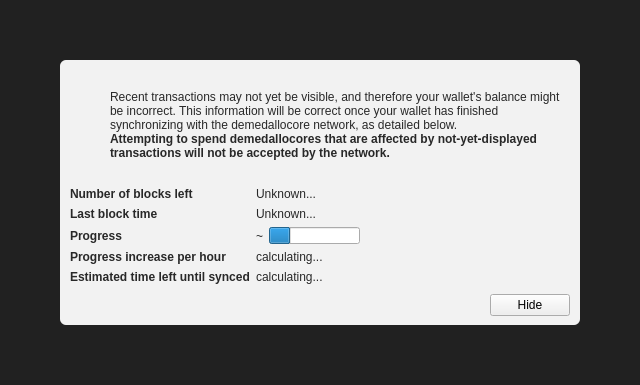
<?xml version="1.0" encoding="UTF-8"?>
<ui version="4.0">
 <class>ModalOverlay</class>
 <widget class="ModalOverlay" name="ModalOverlay">
  <property name="geometry">
   <rect>
    <x>0</x>
    <y>0</y>
    <width>640</width>
    <height>385</height>
   </rect>
  </property>
  <property name="windowTitle">
   <string>Form</string>
  </property>
  <layout class="QVBoxLayout" name="verticalLayout" stretch="0">
   <property name="sizeConstraint">
    <enum>QLayout::SetDefaultConstraint</enum>
   </property>
   <property name="leftMargin">
    <number>0</number>
   </property>
   <property name="topMargin">
    <number>0</number>
   </property>
   <property name="rightMargin">
    <number>0</number>
   </property>
   <property name="bottomMargin">
    <number>0</number>
   </property>
   <item>
    <widget class="QWidget" name="bgWidget" native="true">
     <property name="styleSheet">
      <string notr="true">#bgWidget { background: rgba(0,0,0,220); }</string>
     </property>
     <layout class="QVBoxLayout" name="verticalLayoutMain" stretch="1">
      <property name="leftMargin">
       <number>60</number>
      </property>
      <property name="topMargin">
       <number>60</number>
      </property>
      <property name="rightMargin">
       <number>60</number>
      </property>
      <property name="bottomMargin">
       <number>60</number>
      </property>
      <item>
       <widget class="QWidget" name="contentWidget" native="true">
        <property name="styleSheet">
         <string notr="true">#contentWidget { background: rgba(255,255,255,240); border-radius: 6px; }

QLabel { color: rgb(40,40,40);  }</string>
        </property>
        <layout class="QVBoxLayout" name="verticalLayoutSub" stretch="1,0,0,0">
         <property name="spacing">
          <number>0</number>
         </property>
         <property name="leftMargin">
          <number>10</number>
         </property>
         <property name="topMargin">
          <number>10</number>
         </property>
         <property name="rightMargin">
          <number>10</number>
         </property>
         <property name="bottomMargin">
          <number>10</number>
         </property>
         <item>
          <layout class="QHBoxLayout" name="horizontalLayoutIconText" stretch="0,1">
           <property name="topMargin">
            <number>20</number>
           </property>
           <item>
            <layout class="QVBoxLayout" name="verticalLayoutIcon">
             <property name="leftMargin">
              <number>0</number>
             </property>
             <item>
              <widget class="QPushButton" name="warningIcon">
               <property name="enabled">
                <bool>false</bool>
               </property>
               <property name="text">
                <string/>
               </property>
               <property name="icon">
                <iconset>
                 <normaloff>:/icons/warning</normaloff>
                 <disabledoff>:/icons/warning</disabledoff>:/icons/warning</iconset>
               </property>
               <property name="iconSize">
                <size>
                 <width>48</width>
                 <height>48</height>
                </size>
               </property>
               <property name="flat">
                <bool>true</bool>
               </property>
              </widget>
             </item>
             <item>
              <spacer name="verticalSpacerWarningIcon">
               <property name="orientation">
                <enum>Qt::Vertical</enum>
               </property>
               <property name="sizeHint" stdset="0">
                <size>
                 <width>20</width>
                 <height>40</height>
                </size>
               </property>
              </spacer>
             </item>
            </layout>
           </item>
           <item>
            <layout class="QVBoxLayout" name="verticalLayoutInfoText">
             <property name="leftMargin">
              <number>0</number>
             </property>
             <property name="topMargin">
              <number>0</number>
             </property>
             <item>
              <widget class="QLabel" name="infoText">
               <property name="text">
                <string>Recent transactions may not yet be visible, and therefore your wallet's balance might be incorrect. This information will be correct once your wallet has finished synchronizing with the demedallocore network, as detailed below.</string>
               </property>
               <property name="textFormat">
                <enum>Qt::RichText</enum>
               </property>
               <property name="wordWrap">
                <bool>true</bool>
               </property>
              </widget>
             </item>
             <item>
              <widget class="QLabel" name="infoTextStrong">
               <property name="font">
                <font>
                 <weight>75</weight>
                 <bold>true</bold>
                </font>
               </property>
               <property name="text">
                <string>Attempting to spend demedallocores that are affected by not-yet-displayed transactions will not be accepted by the network.</string>
               </property>
               <property name="textFormat">
                <enum>Qt::RichText</enum>
               </property>
               <property name="wordWrap">
                <bool>true</bool>
               </property>
              </widget>
             </item>
             <item>
              <spacer name="verticalSpacerInTextSpace">
               <property name="orientation">
                <enum>Qt::Vertical</enum>
               </property>
               <property name="sizeHint" stdset="0">
                <size>
                 <width>20</width>
                 <height>40</height>
                </size>
               </property>
              </spacer>
             </item>
            </layout>
           </item>
          </layout>
         </item>
         <item>
          <spacer name="verticalSpacerAfterText">
           <property name="orientation">
            <enum>Qt::Vertical</enum>
           </property>
           <property name="sizeHint" stdset="0">
            <size>
             <width>20</width>
             <height>40</height>
            </size>
           </property>
          </spacer>
         </item>
         <item>
          <layout class="QFormLayout" name="formLayout">
           <property name="fieldGrowthPolicy">
            <enum>QFormLayout::FieldsStayAtSizeHint</enum>
           </property>
           <property name="horizontalSpacing">
            <number>6</number>
           </property>
           <property name="verticalSpacing">
            <number>6</number>
           </property>
           <property name="topMargin">
            <number>10</number>
           </property>
           <item row="0" column="0">
            <widget class="QLabel" name="labelNumberOfBlocksLeft">
             <property name="font">
              <font>
               <weight>75</weight>
               <bold>true</bold>
              </font>
             </property>
             <property name="text">
              <string>Number of blocks left</string>
             </property>
            </widget>
           </item>
           <item row="0" column="1">
            <widget class="QLabel" name="numberOfBlocksLeft">
             <property name="text">
              <string>Unknown...</string>
             </property>
            </widget>
           </item>
           <item row="1" column="0">
            <widget class="QLabel" name="labelLastBlockTime">
             <property name="font">
              <font>
               <weight>75</weight>
               <bold>true</bold>
              </font>
             </property>
             <property name="text">
              <string>Last block time</string>
             </property>
            </widget>
           </item>
           <item row="1" column="1">
            <widget class="QLabel" name="newestBlockDate">
             <property name="sizePolicy">
              <sizepolicy hsizetype="Maximum" vsizetype="Preferred">
               <horstretch>0</horstretch>
               <verstretch>0</verstretch>
              </sizepolicy>
             </property>
             <property name="text">
              <string>Unknown...</string>
             </property>
            </widget>
           </item>
           <item row="2" column="0">
            <widget class="QLabel" name="labelSyncDone">
             <property name="font">
              <font>
               <weight>75</weight>
               <bold>true</bold>
              </font>
             </property>
             <property name="text">
              <string>Progress</string>
             </property>
            </widget>
           </item>
           <item row="2" column="1">
            <layout class="QHBoxLayout" name="horizontalLayoutSync" stretch="0,1">
             <item>
              <widget class="QLabel" name="percentageProgress">
               <property name="text">
                <string notr="true">~</string>
               </property>
              </widget>
             </item>
             <item>
              <widget class="QProgressBar" name="progressBar">
               <property name="value">
                <number>24</number>
               </property>
               <property name="format">
                <string/>
               </property>
              </widget>
             </item>
            </layout>
           </item>
           <item row="4" column="0">
            <widget class="QLabel" name="labelProgressIncrease">
             <property name="font">
              <font>
               <weight>75</weight>
               <bold>true</bold>
              </font>
             </property>
             <property name="text">
              <string>Progress increase per hour</string>
             </property>
            </widget>
           </item>
           <item row="4" column="1">
            <widget class="QLabel" name="progressIncreasePerH">
             <property name="text">
              <string>calculating...</string>
             </property>
            </widget>
           </item>
           <item row="5" column="0">
            <widget class="QLabel" name="labelEstimatedTimeLeft">
             <property name="font">
              <font>
               <weight>75</weight>
               <bold>true</bold>
              </font>
             </property>
             <property name="text">
              <string>Estimated time left until synced</string>
             </property>
            </widget>
           </item>
           <item row="5" column="1">
            <widget class="QLabel" name="expectedTimeLeft">
             <property name="text">
              <string>calculating...</string>
             </property>
            </widget>
           </item>
          </layout>
         </item>
         <item>
          <layout class="QHBoxLayout" name="horizontalLayoutButtons">
           <property name="leftMargin">
            <number>10</number>
           </property>
           <property name="topMargin">
            <number>10</number>
           </property>
           <item>
            <spacer name="horizontalSpacer">
             <property name="orientation">
              <enum>Qt::Horizontal</enum>
             </property>
             <property name="sizeHint" stdset="0">
              <size>
               <width>40</width>
               <height>20</height>
              </size>
             </property>
            </spacer>
           </item>
           <item>
            <widget class="QPushButton" name="closeButton">
             <property name="text">
              <string>Hide</string>
             </property>
            </widget>
           </item>
          </layout>
         </item>
        </layout>
       </widget>
      </item>
     </layout>
    </widget>
   </item>
  </layout>
 </widget>
 <customwidgets>
  <customwidget>
   <class>ModalOverlay</class>
   <extends>QWidget</extends>
   <header>modaloverlay.h</header>
   <container>1</container>
  </customwidget>
 </customwidgets>
 <resources/>
 <connections/>
</ui>
